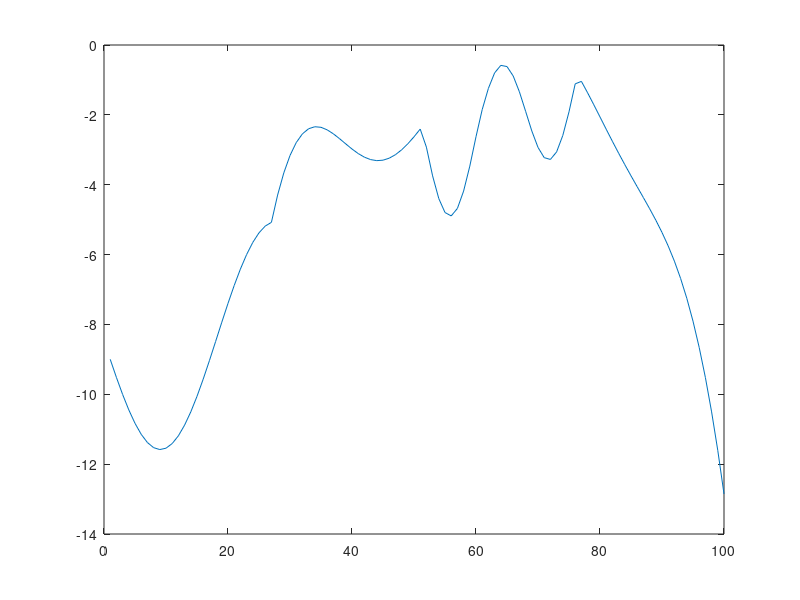

The MATLAB source for this figure:
%ex1_1
clc;
clear;
close all;

load Lab1_1.mat;


f = x2.^3 - 3 * x1.^2 + x3;
plot(f)
save('Lab1_1_Out.mat','f')
